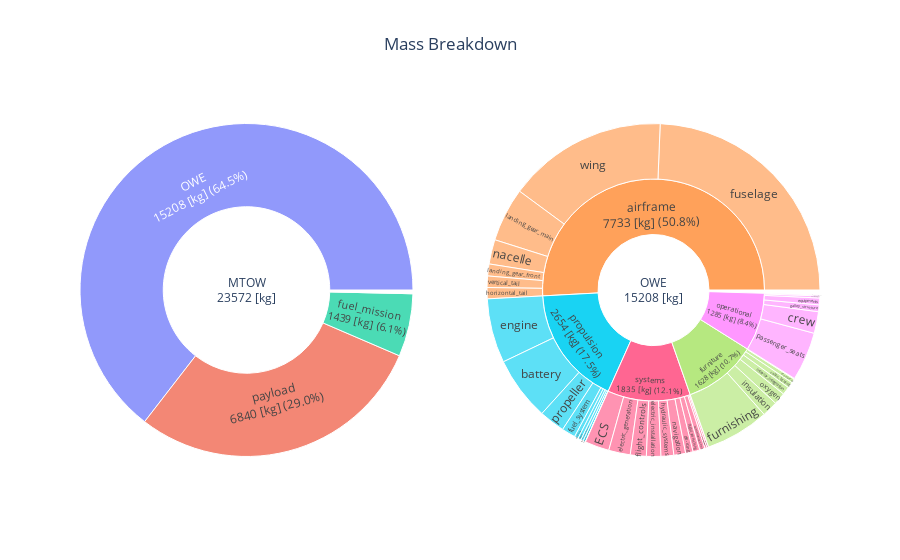
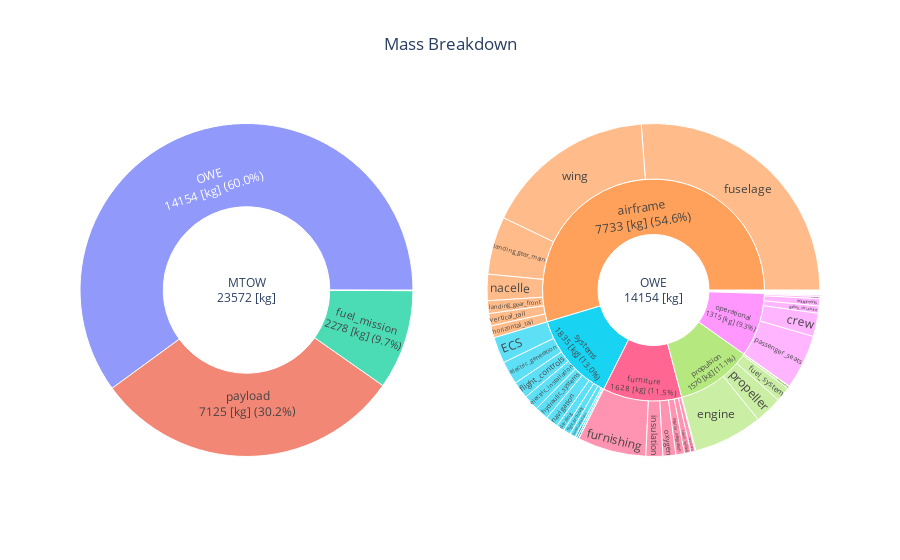

Notebook cell for these charts, in order:
### Markdown cell above
## 3. Mass breakdown

### Code cell
fig = mass_breakdown_sun_plot(RESULT_FILE)
fig.show()
fig = mass_breakdown_sun_plot(pth.join(REF_FOLDER_PATH,'problem_outputs.xml' ))
fig.show()

cooling_df = pd.read_csv(RESULTS_FOLDER_PATH+'/sizing_conditions.csv')
display(cooling_df)

### Figure 1 — Plotly figure (JSON) as saved in the notebook; plotly's stock layout.template omitted (floating-point values rounded to 4 significant figures)
{"data": [{"branchvalues": "total", "domain": {"x": [0, 0.45], "y": [0, 1]}, "labels": ["MTOW<br>23572 [kg]", "payload<br>6840 [kg] (29.0%)", "fuel_mission<br>1439 [kg] (6.1%)", "H2_mission<br>0 [kg] (0.0%)", "OWE<br>15208 [kg] (64.5%)"], "parents": ["", "MTOW<br>23572 [kg]", "MTOW<br>23572 [kg]", "MTOW<br>23572 [kg]", "MTOW<br>23572 [kg]"], "type": "sunburst", "values": [23572, 6840, 1439.0, 0, 15210.0]}, {"branchvalues": "total", "domain": {"x": [0.55, 1], "y": [0, 1]}, "labels": ["OWE<br>15208 [kg]", "airframe<br>7733 [kg] (50.8%)", "propulsion<br>2654 [kg] (17.5%)", "systems<br>1835 [kg] (12.1%)", "furniture<br>1628 [kg] (10.7%)", "operational<br>1285 [kg] (8.4%)", "wing", "fuselage", "horizontal_tail", "vertical_tail", "landing_gear_main", "landing_gear_front", "nacelle", "engine", "propeller", "engine_controls", "fuel_system", "fuel_cell", "motor", "power_electronics", "cooling", "H2_distribution", "cables", "battery", "H2_storage", "APU", "electric_generation", "electric_installation", "hydraulic_systems", "fire_protection", "flight_furnishing", "automatic_flight_system", "communications", "ECS", "de-icing", "navigation", "flight_controls", "furnishing", "water", "interior_integration", "insulation", "cabin_lighting", "seats_crew", "oxygen", "passenger_seats", "unusable_fuel", "documents_toolkit", "galley_structure", "crew", "equipments"], "parents": ["", "OWE<br>15208 [kg]", "OWE<br>15208 [kg]", "OWE<br>15208 [kg]", "OWE<br>15208 [kg]", "OWE<br>15208 [kg]", "airframe<br>7733 [kg] (50.8%)", "airframe<br>7733 [kg] (50.8%)", "airframe<br>7733 [kg] (50.8%)", "airframe<br>7733 [kg] (50.8%)", "airframe<br>7733 [kg] (50.8%)", "airframe<br>7733 [kg] (50.8%)", "airframe<br>7733 [kg] (50.8%)", "propulsion<br>2654 [kg] (17.5%)", "propulsion<br>2654 [kg] (17.5%)", "propulsion<br>2654 [kg] (17.5%)", "propulsion<br>2654 [kg] (17.5%)", "propulsion<br>2654 [kg] (17.5%)", "propulsion<br>2654 [kg] (17.5%)", "propulsion<br>2654 [kg] (17.5%)", "propulsion<br>2654 [kg] (17.5%)", "propulsion<br>2654 [kg] (17.5%)", "propulsion<br>2654 [kg] (17.5%)", "propulsion<br>2654 [kg] (17.5%)", "propulsion<br>2654 [kg] (17.5%)", "systems<br>1835 [kg] (12.1%)", "systems<br>1835 [kg] (12.1%)", "systems<br>1835 [kg] (12.1%)", "systems<br>1835 [kg] (12.1%)", "systems<br>1835 [kg] (12.1%)", "systems<br>1835 [kg] (12.1%)", "systems<br>1835 [kg] (12.1%)", "systems<br>1835 [kg] (12.1%)", "systems<br>1835 [kg] (12.1%)", "systems<br>1835 [kg] (12.1%)", "systems<br>1835 [kg] (12.1%)", "systems<br>1835 [kg] (12.1%)", "furniture<br>1628 [kg] (10.7%)", "furniture<br>1628 [kg] (10.7%)", "furniture<br>1628 [kg] (10.7%)", "furniture<br>1628 [kg] (10.7%)", "furniture<br>1628 [kg] (10.7%)", "furniture<br>1628 [kg] (10.7%)", "furniture<br>1628 [kg] (10.7%)", "operational<br>1285 [kg] (8.4%)", "operational<br>1285 [kg] (8.4%)", "operational<br>1285 [kg] (8.4%)", "operational<br>1285 [kg] (8.4%)", "operational<br>1285 [kg] (8.4%)", "operational<br>1285 [kg] (8.4%)"], "type": "sunburst", "values": [15210.0, 7733.0, 2654.0, 1835.0, 1628.0, 1285, 2362.0, 3704.0, 165.2, 168.7, 795.9, 175.8, 361.3, 950.7, 380.5, 36.73, 202.5, 0, 57.14, 37.49, 0, 0, 45.42, 943.7, 0, 0, 319.1, 212.7, 188.6, 25, 100, 30, 80, 360, 110.4, 173.9, 235.7, 942.9, 10, 117.9, 232.5, 87.51, 60, 177.5, 720, 30, 15, 100, 320, 100]}], "layout": {"title": {"text": "Mass Breakdown", "x": 0.5}}}

### Figure 2 — Plotly figure (JSON) as saved in the notebook; plotly's stock layout.template omitted (floating-point values rounded to 4 significant figures)
{"data": [{"branchvalues": "total", "domain": {"x": [0, 0.45], "y": [0, 1]}, "labels": ["MTOW<br>23572 [kg]", "payload<br>7125 [kg] (30.2%)", "fuel_mission<br>2278 [kg] (9.7%)", "H2_mission<br>0 [kg] (0.0%)", "OWE<br>14154 [kg] (60.0%)"], "parents": ["", "MTOW<br>23572 [kg]", "MTOW<br>23572 [kg]", "MTOW<br>23572 [kg]", "MTOW<br>23572 [kg]"], "type": "sunburst", "values": [23572, 7125, 2278.0, 0, 14150.0]}, {"branchvalues": "total", "domain": {"x": [0.55, 1], "y": [0, 1]}, "labels": ["OWE<br>14154 [kg]", "airframe<br>7733 [kg] (54.6%)", "propulsion<br>1570 [kg] (11.1%)", "systems<br>1835 [kg] (13.0%)", "furniture<br>1628 [kg] (11.5%)", "operational<br>1315 [kg] (9.3%)", "wing", "fuselage", "horizontal_tail", "vertical_tail", "landing_gear_main", "landing_gear_front", "nacelle", "engine", "propeller", "engine_controls", "fuel_system", "fuel_cell", "motor", "power_electronics", "cooling", "H2_distribution", "cables", "battery", "H2_storage", "APU", "electric_generation", "electric_installation", "hydraulic_systems", "fire_protection", "flight_furnishing", "automatic_flight_system", "communications", "ECS", "de-icing", "navigation", "flight_controls", "furnishing", "water", "interior_integration", "insulation", "cabin_lighting", "seats_crew", "oxygen", "passenger_seats", "unusable_fuel", "documents_toolkit", "galley_structure", "crew", "equipments"], "parents": ["", "OWE<br>14154 [kg]", "OWE<br>14154 [kg]", "OWE<br>14154 [kg]", "OWE<br>14154 [kg]", "OWE<br>14154 [kg]", "airframe<br>7733 [kg] (54.6%)", "airframe<br>7733 [kg] (54.6%)", "airframe<br>7733 [kg] (54.6%)", "airframe<br>7733 [kg] (54.6%)", "airframe<br>7733 [kg] (54.6%)", "airframe<br>7733 [kg] (54.6%)", "airframe<br>7733 [kg] (54.6%)", "propulsion<br>1570 [kg] (11.1%)", "propulsion<br>1570 [kg] (11.1%)", "propulsion<br>1570 [kg] (11.1%)", "propulsion<br>1570 [kg] (11.1%)", "propulsion<br>1570 [kg] (11.1%)", "propulsion<br>1570 [kg] (11.1%)", "propulsion<br>1570 [kg] (11.1%)", "propulsion<br>1570 [kg] (11.1%)", "propulsion<br>1570 [kg] (11.1%)", "propulsion<br>1570 [kg] (11.1%)", "propulsion<br>1570 [kg] (11.1%)", "propulsion<br>1570 [kg] (11.1%)", "systems<br>1835 [kg] (13.0%)", "systems<br>1835 [kg] (13.0%)", "systems<br>1835 [kg] (13.0%)", "systems<br>1835 [kg] (13.0%)", "systems<br>1835 [kg] (13.0%)", "systems<br>1835 [kg] (13.0%)", "systems<br>1835 [kg] (13.0%)", "systems<br>1835 [kg] (13.0%)", "systems<br>1835 [kg] (13.0%)", "systems<br>1835 [kg] (13.0%)", "systems<br>1835 [kg] (13.0%)", "systems<br>1835 [kg] (13.0%)", "furniture<br>1628 [kg] (11.5%)", "furniture<br>1628 [kg] (11.5%)", "furniture<br>1628 [kg] (11.5%)", "furniture<br>1628 [kg] (11.5%)", "furniture<br>1628 [kg] (11.5%)", "furniture<br>1628 [kg] (11.5%)", "furniture<br>1628 [kg] (11.5%)", "operational<br>1315 [kg] (9.3%)", "operational<br>1315 [kg] (9.3%)", "operational<br>1315 [kg] (9.3%)", "operational<br>1315 [kg] (9.3%)", "operational<br>1315 [kg] (9.3%)", "operational<br>1315 [kg] (9.3%)"], "type": "sunburst", "values": [14150.0, 7733.0, 1570.0, 1835.0, 1628.0, 1315, 2362.0, 3704.0, 165.2, 168.7, 795.9, 175.8, 361.3, 950.7, 380.5, 36.73, 202.5, 1.538e-05, 0, 0, 0, 0, 0, 0, 0, 0, 319.1, 212.7, 188.6, 25, 100, 30, 80, 360, 110.4, 173.9, 235.7, 942.9, 10, 117.9, 232.5, 87.51, 60, 177.5, 750, 30, 15, 100, 320, 100]}], "layout": {"title": {"text": "Mass Breakdown", "x": 0.5}}}
